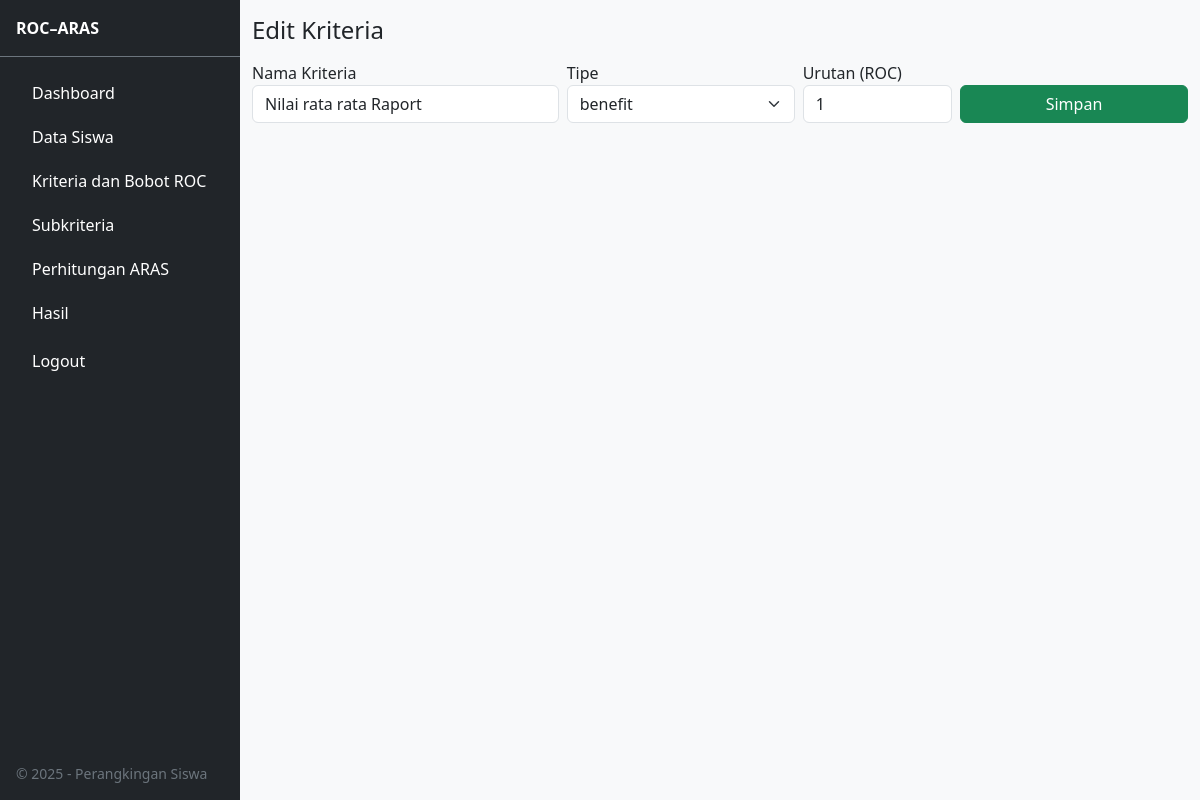
Screenshot of /criteria/1/edit (signed in) with the database file from the repository.
### app/models.py (models this page shows)
class Criteria(db.Model):
    id = db.Column(db.Integer, primary_key=True)
    name = db.Column(db.String(200), nullable=False)
    ctype = db.Column(db.String(20), nullable=False)  # 'benefit' or 'cost'
    display_order = db.Column(db.Integer, default=1)  # used by ROC

### app/routes.py (the view, shortened to what this page needs)
@main_bp.route("/criteria/<int:cid>/edit", methods=["GET", "POST"])
@login_required
def criteria_edit(cid):
    c = Criteria.query.get_or_404(cid)
    form = CriteriaForm(obj=c)
    return render_template("criteria_edit.html", form=form, c=c)

### app/forms.py
class CriteriaForm(FlaskForm):
    name = StringField("Nama Kriteria", validators=[DataRequired()])
    ctype = SelectField("Tipe", choices=[("benefit", "benefit"), ("cost", "cost")], validators=[DataRequired()])
    display_order = IntegerField("Urutan (ROC)", validators=[DataRequired()])
    submit = SubmitField("Simpan")

### app/models.py (called while the page is built)
@login_manager.user_loader
def load_user(user_id):
    return User.query.get(int(user_id))

### app/templates/criteria_edit.html (shortened to what this page needs)
{% extends "layout.html" %}
{% block content %}
<h4 class="mb-3">Edit Kriteria</h4>
<form method="POST" class="row g-2">
  <div class="col-md-4">{{ form.name.label }} {{ form.name(class="form-control") }}</div>
  <div class="col-md-3">{{ form.ctype.label }} {{ form.ctype(class="form-select") }}</div>
  <div class="col-md-2">{{ form.display_order.label }} {{ form.display_order(class="form-control") }}</div>
  <div class="col-md-3 align-self-end">{{ form.submit(class="btn btn-success w-100") }}</div>
</form>
{% endblock %}

### app/templates/layout.html (style rules this page uses)
:root { --sidebar-w: 240px; }
@media (min-width: 992px) { body { overflow-y: scroll; } }

### rows the page displays
Criteria: name "Nilai rata rata Raport", ctype "benefit", display_order "1"
